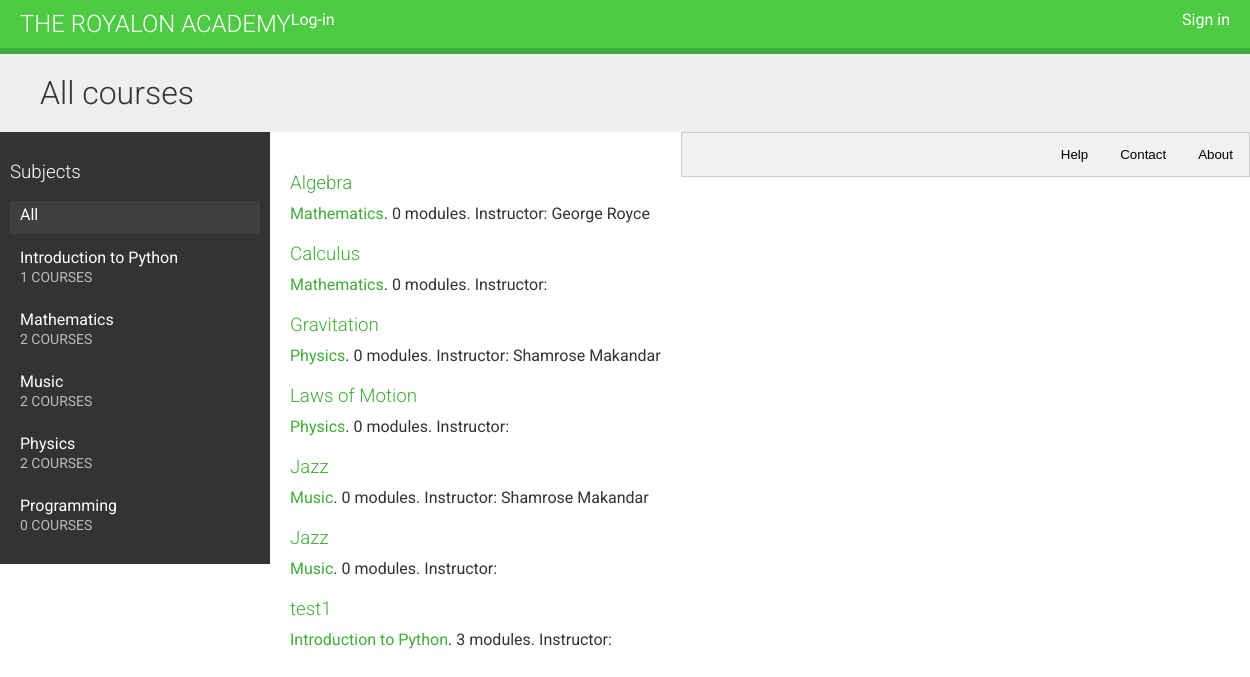
Before: / with the older database file.
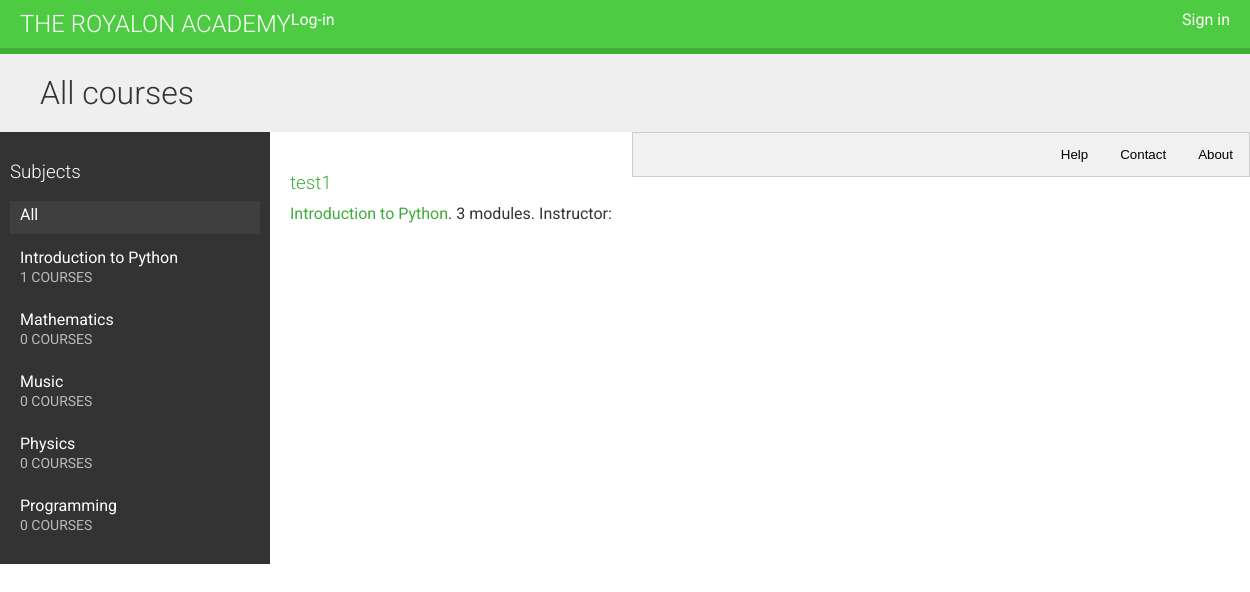
After: the same page with the newer database file.
### courses/models.py (models this page shows, shortened)
class Subject(models.Model):
    title = models.CharField(max_length=200)
    slug = models.SlugField(max_length=200, unique=True)
    class Meta:
        ordering = ('title',)
    def __str__(self):
        return self.title

class Course(models.Model):
    owner = models.ForeignKey(User, related_name='courses_created')
    subject = models.ForeignKey(Subject, related_name='courses')
    title = models.CharField(max_length=200)
    slug = models.SlugField(max_length=200, unique=True)
    overview = models.TextField()
    created = models.DateTimeField(auto_now_add=True)
    students = models.ManyToManyField(User,
                                      related_name='courses_enrolled',
                                      blank=True)
    class Meta:
        ordering = ('-created',)

### courses/views.py (the view)
# urls.py: url(r'^subject/(?P<subject>[\w-]+)/$', views.CourseListView.as_view(), name='course_list_subject'),
class CourseListView(TemplateResponseMixin, View):
    model = Course
    template_name = 'courses/course/list.html'
    def get(self, request, subject=None):
        subjects = Subject.objects.annotate(total_courses=Count('courses'))
        courses = Course.objects.annotate(total_modules=Count('modules'))
        if subject:
            subject = get_object_or_404(Subject, slug=subject)
            courses = courses.filter(subject=subject)
        return self.render_to_response({'subjects': subjects,
                                        'subject': subject,
                                        'courses': courses})

### courses/templates/courses/course/list.html (shortened to what this page needs)
{% extends "base.html" %}
{% block content %}
    <h1>
        {% if subject %}
            {{ subject.title }} courses
        {% else %}
            All courses
        {% endif %}
    </h1>
    <div class="contents">
        <h3>Subjects</h3>
        <ul id="modules">
            <li {% if not subject %}class="selected"{% endif %}>
                <a href="{% url "course_list" %}">All</a>
            </li>
            {% for s in subjects %}
                <li {% if subject == s %}class="selected"{% endif %}>
                    <a href="{% url "course_list_subject" s.slug %}">
                        {{ s.title }}
                        <br><span>{{ s.total_courses }} courses</span>
                    </a>
                </li>
            {% endfor %}
        </ul>
    </div>
    <div class="module">
        {% for course in courses %}
            {% with subject=course.subject %}
                <h3><a href="{% url "course_detail" course.slug %}">{{ course.title }}</a></h3>
                <p>
                    <a href="{% url "course_list_subject" subject.slug %}">{{ subject }}</a>.
                    {{ course.total_modules }} modules.
                    Instructor: {{ course.owner.get_full_name }}
                </p>
            {% endwith %}
        {% endfor %}
    </div>
{% endblock %}

### courses/templates/base.html (shortened to what this page needs)
{% load staticfiles %}
<!DOCTYPE html>
<html>
<head>
    <link href="{% static "css\base.css" %}" rel="stylesheet">
</head>
<body>
    <div id="header">
        <a href="/" class="logo">The Royalon Academy</a>
        <ul class="menu">
            {% if request.user.is_authenticated %}
                <li {% if section == "dashboard" %}class="selected"{% endif %}><a href="{% url "dashboard" %}">My dashboard</a></li>
                <li {% if section == "My Courses" %}class="selected"{% endif %}><a href="{% url "manage_course_list" %}">Manage Courses</a></li>
                <li><a href="{% url "logout" %}">Sign out</a></li>
            {% else %}
                <li><a href="{% url "login" %}">Sign in</a></li>
            {% endif %}
         </ul>
            <span class="user">
                {% if request.user.is_authenticated %}
                    Hello {{ request.user.username }},
                    <a href="{% url "logout" %}">Logout</a>
                {% else %}
                    <a href="{% url "login" %}">Log-in</a>
                {% endif %}
            </span>
    </div>
</body>
    <div id="content">
        {% block content %}
        {% endblock %}
    </div>
    <div class="tab">
	<button class="tablinks" onclick="openTab(event, 'About')">About</button>
  	<button class="tablinks" onclick="openTab(event, 'Contact')">Contact</button>
	<button class="tablinks" onclick="openTab(event, 'Help')">Help</button>
    </div>
</html>

### courses/static/css/base.css (style rules this page uses)
body { margin:0; font-family:'Roboto', sans-serif; font-weight:400; color:#333; }
a { color:#3fad37; text-decoration:none; }
h1, h2, h3, h4, h5, h6 { font-family:'Roboto', sans-serif; font-weight:300; }
h1 { background:#efefef; width:100%; overflow:auto; padding:20px 0 20px 40px; margin:0; }
.module { overflow:auto; }
.module h3 { margin:30px 0 0; padding:0; width:100%; }
.module p { margin:10px 0 20px; width:100%; float:left; }
#header { background:#4dcc43; overflow:auto; padding:10px 20px; border-bottom:6px solid #3fad37; }
#header .logo { text-decoration:none; font-family:'Roboto', sans-serif; font-weight:300; text-transform:uppercase; font-size:24px; color:#fff; float:left; }
#header a { color:#fff; }
#header .menu { list-style:none; float:right; margin:0; padding:0; }
.contents { width:20%; padding:10px; float:left; background:#333; color: #fff; font-family:'Roboto', sans-serif; }
.contents ul { list-style:none; margin:0; padding:0; }
.contents ul li { margin:0 0 10px 0; padding:4px 10px 10px; overflow:auto; }
.contents ul li.selected { background:#3f3f3f; }
.contents ul span { text-transform:uppercase; color:#bbb; font-size:14px; }
.contents ul a { display:block; color:#fff; text-decoration:none; }
.module { padding:10px 20px; float:left; }
div.tab { overflow: hidden; border: 1px solid #ccc; background-color: #f1f1f1; }
div.tab button { background-color: inherit; float: right; border: none; outline: none; cursor: pointer; padding: 14px 16px; transition: 0.3s; }

Changed rows visible on the page:
removed Course: title "Algebra", subject "Mathematics", total_modules "0", owner.get_full_name "George Royce"
removed Course: title "Calculus", subject "Mathematics", total_modules "0"
removed Course: title "Gravitation", subject "Physics", total_modules "0", owner.get_full_name "Shamrose Makandar"
removed Course: title "Laws of Motion", subject "Physics", total_modules "0"
removed Course: title "Jazz", subject "Music", total_modules "0", owner.get_full_name "Shamrose Makandar"
removed Course: title "Jazz", subject "Music", total_modules "0"
computed for Subject "Mathematics": total_courses "2" → "0"
computed for Subject "Music": total_courses "2" → "0"
computed for Subject "Physics": total_courses "2" → "0"
